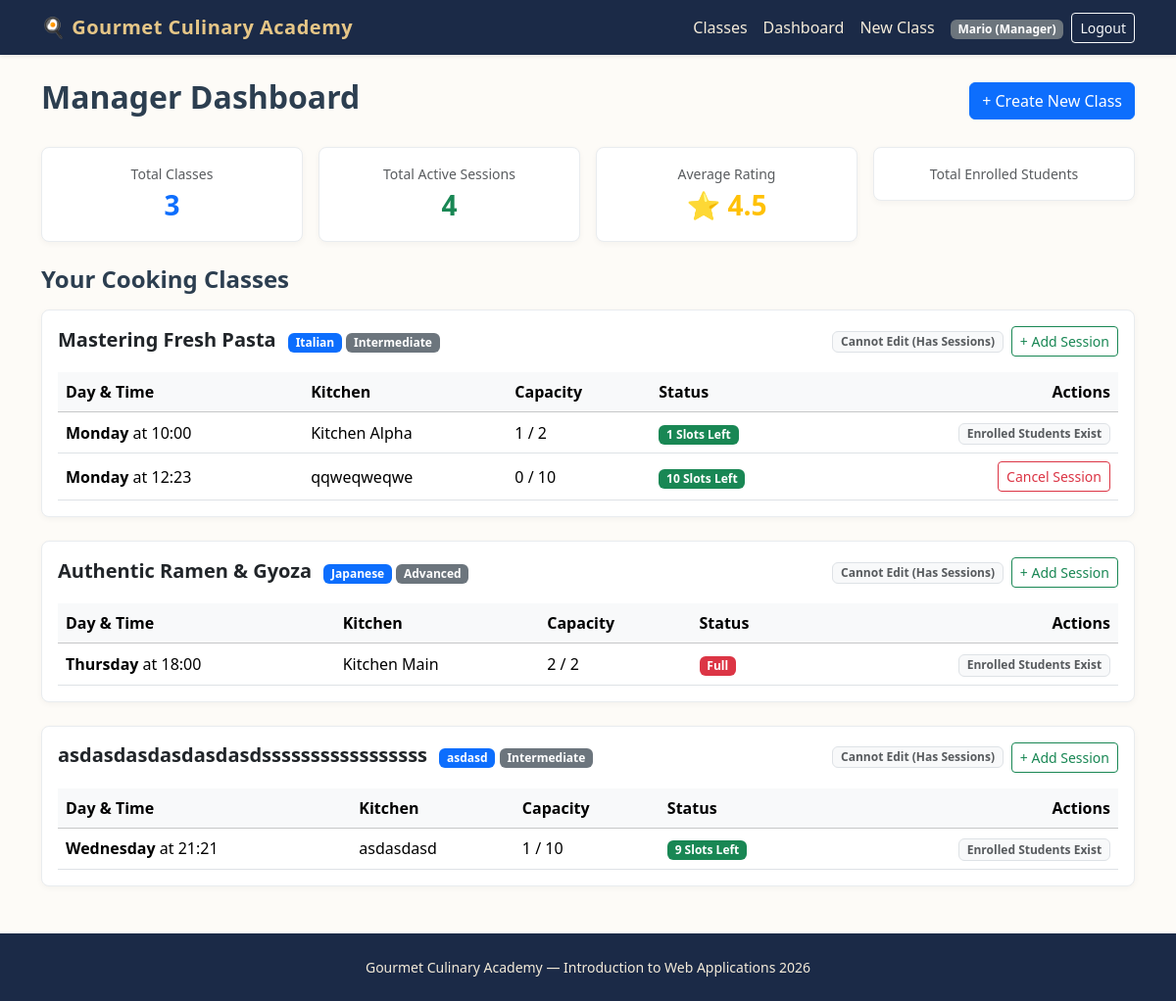
Before: /manager/dashboard (signed in) with the older database file.
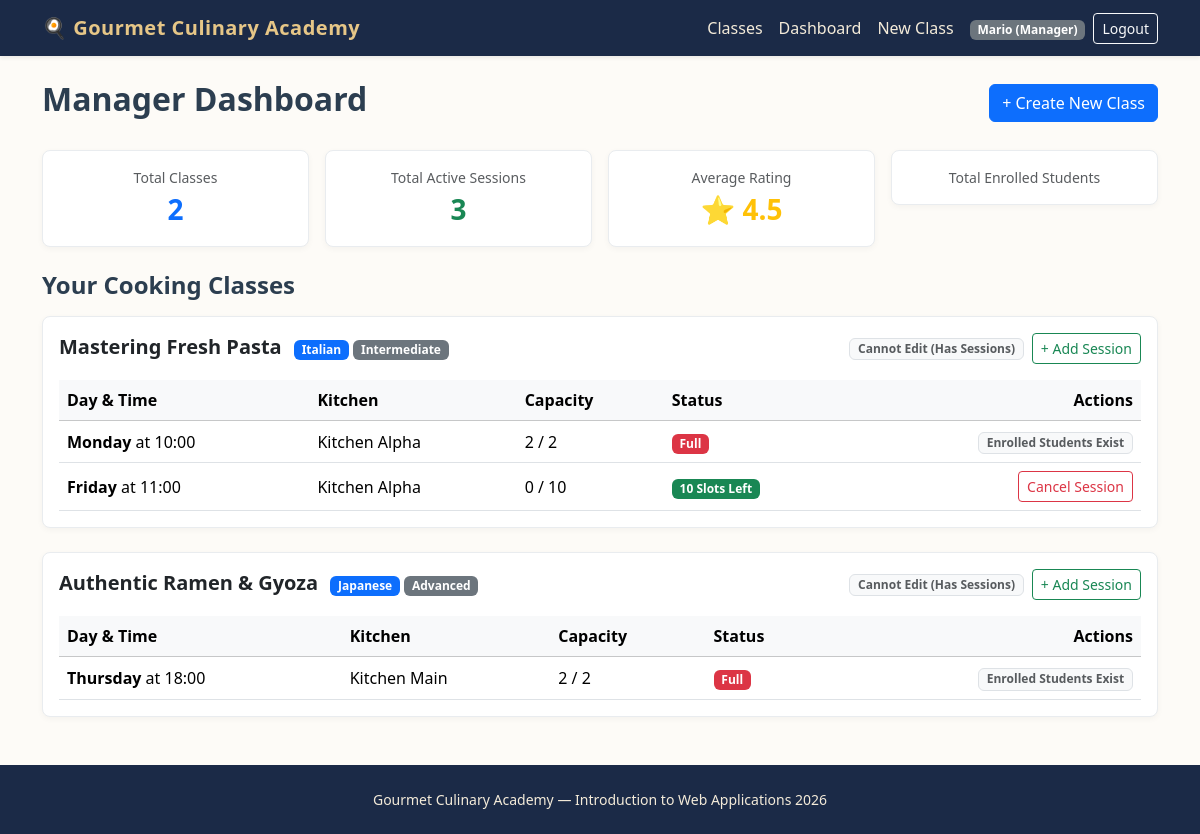
After: the same page with the newer database file.
### tables this page shows
CREATE TABLE users (
    id INTEGER PRIMARY KEY AUTOINCREMENT,
    email TEXT UNIQUE NOT NULL,
    first_name TEXT NOT NULL,
    last_name TEXT NOT NULL,
    password TEXT NOT NULL,
    role TEXT NOT NULL CHECK(role IN ('Manager', 'Student'))
);

CREATE TABLE cooking_classes (
    id INTEGER PRIMARY KEY AUTOINCREMENT,
    manager_id INTEGER NOT NULL,
    title TEXT NOT NULL UNIQUE,
    cuisine TEXT NOT NULL,
    difficulty TEXT NOT NULL CHECK(difficulty IN ('Beginner', 'Intermediate', 'Advanced')),
    duration INTEGER NOT NULL,
    dietary_category TEXT NOT NULL CHECK(dietary_category IN ('Standard', 'Vegetarian', 'Vegan', 'Gluten-free')),
    chef_name TEXT NOT NULL,
    ingredients TEXT NOT NULL, -- Virgülle ayrılmış en az 4 malzeme
    description TEXT NOT NULL,
    photo_1 TEXT NOT NULL,
    photo_2 TEXT NOT NULL,
    photo_3 TEXT NOT NULL,
    FOREIGN KEY (manager_id) REFERENCES users(id) ON DELETE CASCADE
);

CREATE TABLE class_sessions (
    id INTEGER PRIMARY KEY AUTOINCREMENT,
    class_id INTEGER NOT NULL,
    day_of_week TEXT NOT NULL CHECK(day_of_week IN ('Monday', 'Tuesday', 'Wednesday', 'Thursday', 'Friday', 'Saturday', 'Sunday')),
    start_time TEXT NOT NULL, -- HH:MM formatında
    kitchen_name TEXT NOT NULL,
    max_capacity INTEGER NOT NULL DEFAULT 10,
    FOREIGN KEY (class_id) REFERENCES cooking_classes(id) ON DELETE CASCADE
);

### routes/manager_routes.py (the view)
@manager_bp.route("/dashboard")
def dashboard():
    classes = get_manager_classes(current_user.id)
    stats = get_manager_statistics(current_user.id)
    return render_template("manager/dashboard.html", classes=classes, stats=stats)

### app.py (called while the page is built)
@app.after_request
def add_header(response):
    response.headers["Cache-Control"] = (
        "no-store, no-cache, must-revalidate, post-check=0, pre-check=0, max-age=0"
    )
    response.headers["Pragma"] = "no-cache"
    response.headers["Expires"] = "-1"
    return response

@login_manager.user_loader
def load_user(user_id):
    row = get_user_by_id(user_id)
    if row:
        return User(
            user_id=row["id"],
            email=row["email"],
            first_name=row["first_name"],
            last_name=row["last_name"],
            role=row["role"]
        )
    return None

### dao/class_dao.py (called while the page is built)
def get_manager_classes(manager_id):
    conn = get_db()
    cursor = conn.cursor()
    cursor.execute("SELECT * FROM cooking_classes WHERE manager_id = ?", (manager_id,))
    classes = cursor.fetchall()
    manager_data = []
    for c in classes:
        cursor.execute("""
            SELECT s.*,
                   COUNT(e.id) AS enrolled_count,
                   (s.max_capacity - COUNT(e.id)) AS available_slots
            FROM class_sessions s
            LEFT JOIN enrollments e ON s.id = e.session_id
            WHERE s.class_id = ?
            GROUP BY s.id
        """, (c["id"],))
        sessions = cursor.fetchall()
        can_edit = len(sessions) == 0
        manager_data.append({
            "class": c,
            "sessions": sessions,
            "can_edit": can_edit
        })
    close_db(conn)
    return manager_data

### dao/user_dao.py (called while the page is built)
def get_user_by_id(user_id):
    conn = get_db()
    cursor = conn.cursor()
    cursor.execute("SELECT * FROM users WHERE id = ?", (user_id,))
    user = cursor.fetchone()
    close_db(conn)
    return user

### database/database.py (called while the page is built)
def get_db():
    conn = sqlite3.connect(DATABASE, timeout=10.0)
    conn.row_factory = sqlite3.Row
    conn.execute("PRAGMA foreign_keys = ON")
    return conn

### routes/manager_routes.py (called while the page is built)
@manager_bp.before_request
@login_required
def check_manager_role():
    if current_user.role != "Manager":
        flash("Access denied. Manager privileges required.", "danger")
        return redirect(url_for("home.index"))

### templates/manager/dashboard.html (shortened to what this page needs)
{% extends "base.html" %}
{% block content %}
<header class="d-flex justify-content-between align-items-center mb-4">
    <h1 class="h2 fw-bold">Manager Dashboard</h1>
    <a href="{{ url_for('manager.create_class') }}" class="btn btn-primary">+ Create New Class</a>
</header>
<section class="row g-3 mb-4">
    <article class="col-md-3">
        <div class="card card-culinary p-3 text-center">
            <span class="text-muted small">Total Classes</span>
            <span class="fs-3 fw-bold text-primary">{{ stats.total_classes }}</span>
        </div>
    </article>
    <article class="col-md-3">
        <div class="card card-culinary p-3 text-center">
            <span class="text-muted small">Total Active Sessions</span>
            <span class="fs-3 fw-bold text-success">{{ stats.total_sessions }}</span>
        </div>
    </article>
    <article class="col-md-3">
        <div class="card card-culinary p-3 text-center">
            <span class="text-muted small">Average Rating</span>
            <span class="fs-3 fw-bold text-warning">⭐ {{ "%.1f"|format(stats.avg_school_rating) }}</span>
        </div>
    </article>
    <article class="col-md-3">
        <div class="card card-culinary p-3 text-center">
            <span class="text-muted small">Total Enrolled Students</span>
        </div>
    </article>
</section>
<section>
    <h2 class="h4 fw-bold mb-3">Your Cooking Classes</h2>
    {% if classes %}
        {% for item in classes %}
            <article class="card card-culinary mb-4 p-3">
                <div class="d-flex justify-content-between align-items-center mb-3 flex-wrap gap-2">
                    <div>
                        <h3 class="h5 fw-bold mb-1 d-inline-block me-2">{{ item.class.title }}</h3>
                        <span class="badge bg-primary">{{ item.class.cuisine }}</span>
                        <span class="badge bg-secondary">{{ item.class.difficulty }}</span>
                    </div>
                    <div class="d-flex gap-2">
                        {% if item.can_edit %}
                            <a href="{{ url_for('manager.edit_class', class_id=item.class.id) }}" class="btn btn-sm btn-outline-primary">Edit Class</a>
                        {% else %}
                            <span class="badge bg-light text-muted border align-self-center">Cannot Edit (Has Sessions)</span>
                        {% endif %}
                        <a href="{{ url_for('manager.create_session', class_id=item.class.id) }}" class="btn btn-sm btn-outline-success">+ Add Session</a>
                    </div>
                </div>
                <div class="table-responsive">
                    <table class="table table-hover align-middle mb-0">
                        <thead class="table-light">
                            <tr>
                                <th>Day & Time</th>
                                <th>Kitchen</th>
                                <th>Capacity</th>
                                <th>Status</th>
                                <th class="text-end">Actions</th>
                            </tr>
                        </thead>
                        <tbody>
                            {% for s in item.sessions %}
                                <tr>
                                    <td><strong>{{ s.day_of_week }}</strong> at {{ s.start_time }}</td>
                                    <td>{{ s.kitchen_name }}</td>
                                    <td>{{ s.enrolled_count }} / {{ s.max_capacity }}</td>
                                    <td>
                                        {% if s.available_slots == 0 %}
                                            <span class="badge bg-danger">Full</span>
                                        {% else %}
                                            <span class="badge bg-success">{{ s.available_slots }} Slots Left</span>
                                        {% endif %}
                                    </td>
                                    <td class="text-end">
                                        {% if s.enrolled_count == 0 %}
                                            <form action="{{ url_for('manager.cancel_session', session_id=s.id) }}" method="POST" class="d-inline">
                                                <button type="submit" class="btn btn-sm btn-outline-danger" onclick="return confirm('Are you sure you want to cancel this session?')">Cancel Session</button>
                                            </form>
                                        {% else %}
                                            <span class="badge bg-light text-muted border">Enrolled Students Exist</span>
                                        {% endif %}
                                    </td>
                                </tr>
                            {% else %}
                                <tr>
                                    <td colspan="5" class="text-muted text-center py-2">No active sessions for this class yet.</td>
                                </tr>
                            {% endfor %}
                        </tbody>
                    </table>
                </div>
            </article>
        {% endfor %}
    {% endif %}
</section>
{% endblock %}

### templates/base.html (shortened to what this page needs)
<!DOCTYPE html>
<html lang="en">
<head>
    <link href="https://cdn.jsdelivr.net/npm/bootstrap@5.3.3/dist/css/bootstrap.min.css" rel="stylesheet">
    <link rel="stylesheet" href="{{ url_for('static', filename='css/style.css') }}">
</head>
<body>
    <header>
        <nav class="navbar navbar-expand-lg navbar-dark bg-culinary shadow-sm">
            <div class="container">
                <a class="navbar-brand" href="{{ url_for('home.index') }}">🍳 Gourmet Culinary Academy</a>
                <section class="collapse navbar-collapse" id="mainNav">
                    <ul class="navbar-nav ms-auto align-items-center">
                        <li class="nav-item">
                            <a class="nav-link" href="{{ url_for('home.index') }}">Classes</a>
                        </li>
                        {% if current_user.is_authenticated %}
                            {% if current_user.role == 'Manager' %}
                                <li class="nav-item">
                                    <a class="nav-link" href="{{ url_for('manager.dashboard') }}">Dashboard</a>
                                </li>
                                <li class="nav-item">
                                    <a class="nav-link" href="{{ url_for('manager.create_class') }}">New Class</a>
                                </li>
                            {% else %}
                                <li class="nav-item">
                                    <a class="nav-link" href="{{ url_for('student.profile') }}">My Profile</a>
                                </li>
                            {% endif %}
                            <li class="nav-item ms-lg-2">
                                <span class="badge bg-secondary">{{ current_user.first_name }} ({{ current_user.role }})</span>
                            </li>
                            <li class="nav-item ms-lg-2">
                                <a class="btn btn-sm btn-outline-light" href="{{ url_for('auth.logout') }}">Logout</a>
                            </li>
                        {% endif %}
                    </ul>
                </section>
            </div>
        </nav>
    </header>
    <main class="container py-4">
        {% block content %}{% endblock %}
    </main>
    <footer class="site-footer text-center py-4 mt-auto">
        <div class="container">
            <p class="mb-0 small">Gourmet Culinary Academy — Introduction to Web Applications 2026</p>
        </div>
    </footer>
</body>
</html>

### static/css/style.css (style rules this page uses)
body { background-color: #fdfbf7; color: #2c3e50; font-family: "Segoe UI", Tahoma, Geneva, Verdana, sans-serif; min-height: 100vh; display: flex; flex-direction: column; }
main { flex: 1; }
.bg-culinary { background-color: #1b2a47; }
.navbar-dark .navbar-brand { color: #e6c687; font-weight: 700; letter-spacing: 0.5px; }
.navbar-dark .nav-link { color: #f4ebd9; }
.card-culinary { border: 1px solid #e9ecef; border-radius: 8px; transition: transform 0.15s ease, box-shadow 0.15s ease; box-shadow: 0 2px 6px rgba(0,0,0,0.04); }
.site-footer { background-color: #1b2a47; color: #f4ebd9; }

Changed rows visible on the page:
removed class_sessions: day_of_week "Monday", start_time "12:23", kitchen_name "qqweqweqwe", enrolled_count "0", max_capacity "10", available_slots "10", shown under "Mastering Fresh Pasta"
removed cooking_classes: class "asdasdasdasdasdasdsssssssssssssssss", class.cuisine "asdasd", class.difficulty "Intermediate"
removed class_sessions: day_of_week "Wednesday", start_time "21:21", kitchen_name "asdasdasd", enrolled_count "1", max_capacity "10", available_slots "9", shows "Enrolled Students Exist", shown under "asdasdasdasdasdasdsssssssssssssssss"
computed for class_sessions "Monday": enrolled_count "1" → "2"
added class_sessions: day_of_week "Friday", start_time "11:00", kitchen_name "Kitchen Alpha", enrolled_count "0", max_capacity "10", available_slots "10", shown under "Mastering Fresh Pasta"
Other visible differences:
{{ stats.total_classes }}: "3" → "2"
{{ stats.total_sessions }}: "4" → "3"
list line gone: "1 Slots Left"
new list line: "Full"
list line gone: "Cannot Edit (Has Sessions) + Add Session Day & Time Kitchen Capacity Status Actions"
